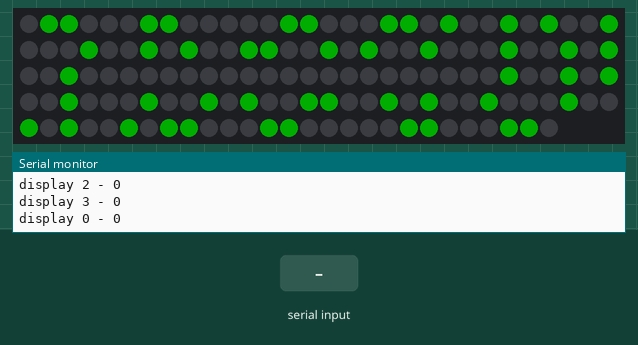
Bench run of a sketch on a simulated Arduino Uno, built with avr-gcc and run on an emulated ATmega328P. Shown: 147 RGB LEDs in strip order, left to right, continuing on the next row, the last lines printed to the serial monitor. The test bench sets the inputs (shaded band). Dim RGB values are drawn brighter than linear.

Above: at 1.2 s.
1.3 s: "30,150\n" received over Serial
At 1.9 s:
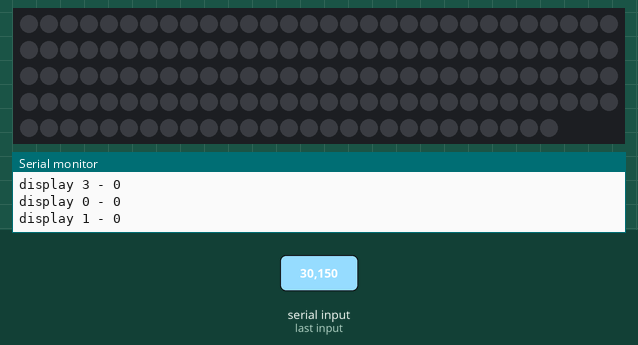
3.0 s: "90,45\n" received over Serial
At 4.0 s:
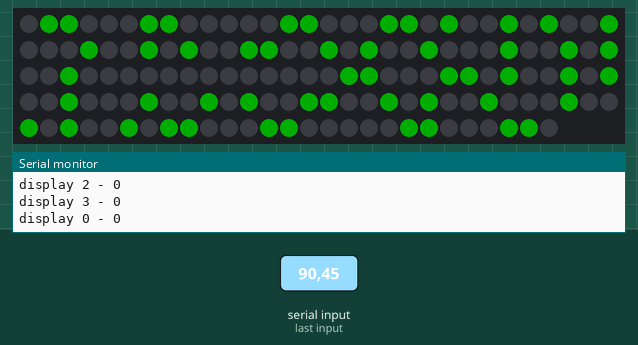
Timing chart, 0 to 6.0 s (numbered marks = the images above; inputs shaded):
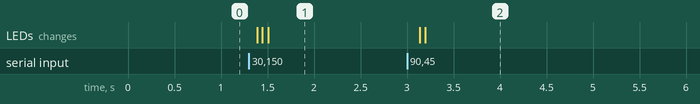

The sketch:

Code.ino
```cpp
#include <FastLED.h>
#define NUM_LEDS 147
#define DATA_PIN 3
CRGB leds[NUM_LEDS];
int time;
int display[4];
int display_last[4];

int r = 0, g = 50, b = 0;

void setup() {
  FastLED.addLeds<NEOPIXEL, DATA_PIN>(leds, NUM_LEDS);
  Serial.begin(9600);
  Serial.setTimeout(5);
}

void loop() {

  if (Serial.available() > 0) {
    time = Serial.parseInt();
    display[0] = time / 1000;
    display[1] = time / 100 % 10;
    display[2] = time % 100 / 10;
    display[3] = time % 10;
    if(display_last[0]==display[0]){
  r=0;
  b=0;
  g=0;
}
else{
  g=50;
}
if(display_last[1]==display[1]){
  r=0;
  b=0;
  g=0;
}
else{
  g=50;
}
if(display_last[2]==display[2]){
  r=0;
  b=0;
  g=0;
}
else{
  g=50;
}
if(display_last[3]==display[3]){
  r=0;
  b=0;
  g=0;
}
else{
  g=50;
}
  }


  Serial.print("display 0 - ");
  Serial.println(display[0]);
  Serial.print("display 1 - ");
  Serial.println(display[1]);
  Serial.print("display 2 - ");
  Serial.println(display[2]);
  Serial.print("display 3 - ");
  Serial.println(display[3]);


  numb(0, display[0]);
  numb(1, display[1]);
  numb(2, display[2]);
  numb(3, display[3]);

  display_last[0] = display[0];
  display_last[1] = display[1];
  display_last[2] = display[2];
  display_last[3] = display[3];
}
```

numbers.ino
```cpp
int numb(int display, int number) {


  //display = 2;


  // number = 2;

//Serial.println("stiga do funkcijata numb");
//Serial.println(number);

  int add;

  if (display == 0) {
    add = 0;
  }
  if (display == 1) {
    add = 5;
  }
  if (display == 2) {
    add = 12;
  }
  if (display == 3) {
    add = 17;
  }


  if (number == 0) {
    led1(add);
    led2(add);
    led3(add);
    led4(add);
    led5(add);
    led6(add);
  FastLED.show();
  }

  if (number == 1) {
    led2(add);
    led3(add);
  FastLED.show();
  }

  if (number == 2) {
    led1(add);
    led2(add);
    led7(add);
    led5(add);
    led4(add);
  FastLED.show();
  }

  if (number == 3) {
    led1(add);
    led2(add);
    led7(add);
    led3(add);
    led4(add);
  FastLED.show();
  }

  if (number == 4) {
    led6(add);
    led7(add);
    led2(add);
    led3(add);
  FastLED.show();
  }
  if(number==5){
    led1(add);
    led6(add);
    led7(add);
    led3(add);
    led4(add);
FastLED.show();
  }
  if (number==6){
    led1(add);
    led7(add);
    led3(add);
    led4(add);
    led5(add);
    led6(add);
    FastLED.show();
  }
  if(number==7){
    led1(add);
    led2(add);
    led3(add);
    FastLED.show();
  }
  if (number==8){
    led1(add);
    led2(add);
    led3(add);
    led4(add);
    led5(add);
    led6(add);
    led7(add);
    FastLED.show();
  }
  if (number==9){
    led1(add);
    led2(add);
    led3(add);
    led4(add);
    led6(add);
    led7(add);
    FastLED.show();
  }

}
```

switching_numbers_direction.ino
```cpp
/*int switch(int number){
  int y;

  if (number >= 0 && number <= 20) {
    y = map(number, 20, 0, 0, 20);
  } else if (number >= 42 && number <= 62) {
    y = map(number, 62, 42, 42, 62);
  } else if (number >= 84 && number <= 104) {
    y = map(number, 104, 84, 84, 104);
  } else if (number >= 126 && number <= 146) {
    y = map(number, 146, 126, 126, 146);
  } else {
    y = number;
  }
  return y;
}*/

void led1(int add) {
  leds[19 - add].setRGB(r, g, b);
  leds[18 - add].setRGB(r, g, b);
}
void led2(int add) {
  leds[24 + add].setRGB(r, g, b);
  leds[59 - add].setRGB(r, g, b);
}
void led3(int add) {
  leds[108 + add].setRGB(r, g, b);
  leds[101 - add].setRGB(r, g, b);
}
void led4(int add) {
  leds[145 - add].setRGB(r, g, b);
  leds[144 - add].setRGB(r, g, b);
}
void led5(int add) {
  leds[104 - add].setRGB(r, g, b);
  leds[105 + add].setRGB(r, g, b);
}
void led6(int add) {
  leds[21 + add].setRGB(r, g, b);
  leds[62 - add].setRGB(r, g, b);
}
void led7(int add) {
  leds[64 + add].setRGB(r, g, b);
  leds[65 + add].setRGB(r, g, b);
}
```

Measured:
- after the input at 1.3 s, the LEDs: first change after 0.09 s (image 1 shows a later state)
- after the input at 3.0 s, the LEDs: first change after 0.14 s (image 2 shows a later state)
